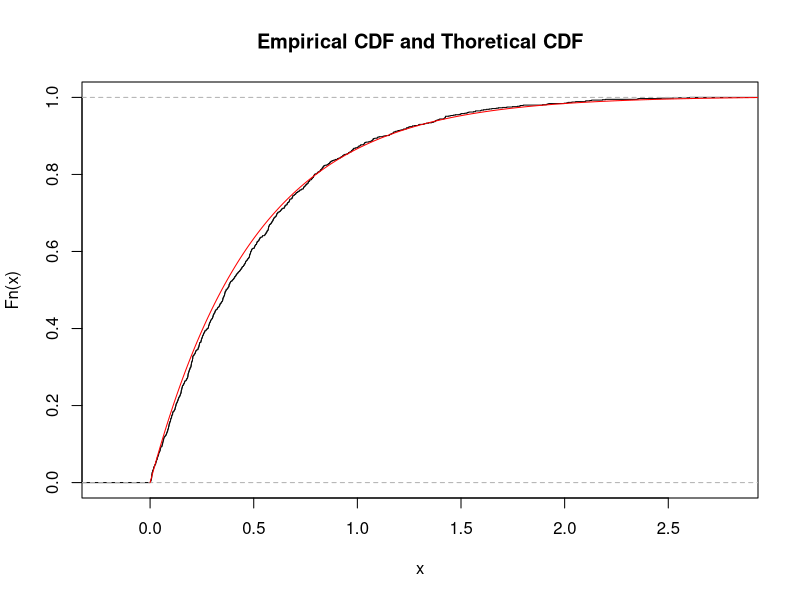

R code for this plot:
# inversion for question 1
F <- function(x) (1-exp(-2*x))/(1-exp(-6))

rf <- function(n){
  # generate uniform on [0,1]
  U <- runif(n)
  # inverions and return X~f.
  return(-1/2*log(1-(1-exp(-6))*U)) 
}

set.seed(12345)
# compute empirical cdf
empirical <- ecdf(rf(1e3))
x <- seq(0,3,0.01)
plot(empirical, pch = 20, main='Empirical CDF and Thoretical CDF')
# line for true cdf
lines(x, F(x) , col='red')

# part b)
set.seed(123456)
# monte carlo integration
n <- 1e4
x <- rf(n)
mc <- mean(cos(x))
mc

#numerical integration
df <- function(x) 1/(1-exp(-6)) *2*exp(-2*x)
integrate(function(x) cos(x)*df(x), 0, 3)

# part c)

# 95% confidence interval
mc_sd <- sd(cos(x))/sqrt(n)
CI <- mc + mc_sd* qnorm(c(0.025, 0.975))
CI
# computations for length of the confidence interval
l <- 2*mc_sd*qnorm(0.975)
l
mc_sd
qnorm(0.975)
log10(10^(-6)/l)